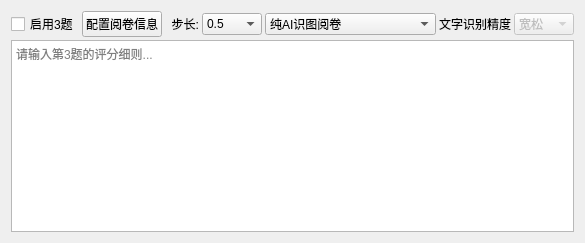
          <widget class="QWidget" name="tab_question3">
           <attribute name="title">
            <string>题目3</string>
           </attribute>
           <layout class="QVBoxLayout" name="verticalLayout_q3">
            <property name="spacing">
             <number>3</number>
            </property>
            <item>
             <layout class="QHBoxLayout" name="horizontalLayout_q3_header">
              <item>
               <widget class="QCheckBox" name="enableQuestion3">
                <property name="text">
                 <string>启用3题</string>
                </property>
               </widget>
              </item>
              <item>
               <widget class="QPushButton" name="configQuestion3">
                <property name="text">
                 <string>配置阅卷信息</string>
                </property>
               </widget>
              </item>
              <item>
               <widget class="QLabel" name="label_step3">
                <property name="sizePolicy">
                 <sizepolicy hsizetype="Fixed" vsizetype="Preferred">
                  <horstretch>0</horstretch>
                  <verstretch>0</verstretch>
                 </sizepolicy>
                </property>
                <property name="text">
                 <string>  步长:</string>
                </property>
               </widget>
              </item>
              <item>
               <widget class="QComboBox" name="score_rounding_step_3">
                <property name="sizePolicy">
                 <sizepolicy hsizetype="Fixed" vsizetype="Fixed">
                  <horstretch>0</horstretch>
                  <verstretch>0</verstretch>
                 </sizepolicy>
                </property>
                <property name="minimumSize">
                 <size>
                  <width>60</width>
                  <height>0</height>
                 </size>
                </property>
                <item>
                 <property name="text">
                  <string>0.5</string>
                 </property>
                </item>
                <item>
                 <property name="text">
                  <string>1</string>
                 </property>
                </item>
               </widget>
              </item>
              <item>
               <widget class="QComboBox" name="ocr_mode_3">
                <property name="sizePolicy">
                 <sizepolicy hsizetype="Fixed" vsizetype="Fixed">
                  <horstretch>0</horstretch>
                  <verstretch>0</verstretch>
                 </sizepolicy>
                </property>
                <property name="minimumSize">
                 <size>
                  <width>160</width>
                  <height>0</height>
                 </size>
                </property>
                <item>
                 <property name="text">
                  <string>纯AI识图阅卷</string>
                 </property>
                </item>
                <item>
                 <property name="text">
                  <string>百度OCR识别文字+AI评阅</string>
                 </property>
                </item>
               </widget>
              </item>
              <item>
               <widget class="QLabel" name="label_15_q3">
                <property name="sizePolicy">
                 <sizepolicy hsizetype="Fixed" vsizetype="Preferred">
                  <horstretch>0</horstretch>
                  <verstretch>0</verstretch>
                 </sizepolicy>
                </property>
                <property name="text">
                 <string>文字识别精度</string>
                </property>
               </widget>
              </item>
              <item>
               <widget class="QComboBox" name="ocr_quality_3">
                <property name="enabled">
                 <bool>false</bool>
                </property>
                <property name="sizePolicy">
                 <sizepolicy hsizetype="Fixed" vsizetype="Fixed">
                  <horstretch>0</horstretch>
                  <verstretch>0</verstretch>
                 </sizepolicy>
                </property>
                <property name="minimumSize">
                 <size>
                  <width>60</width>
                  <height>0</height>
                 </size>
                </property>
                <item>
                 <property name="text">
                  <string>宽松</string>
                 </property>
                </item>
                <item>
                 <property name="text">
                  <string>适度</string>
                 </property>
                </item>
                <item>
                 <property name="text">
                  <string>严格</string>
                 </property>
                </item>
               </widget>
              </item>
             </layout>
            </item>
            <item>
             <widget class="QPlainTextEdit" name="StandardAnswer_text_3">
              <property name="placeholderText">
               <string>请输入第3题的评分细则...</string>
              </property>
             </widget>
            </item>
           </layout>
          </widget>
